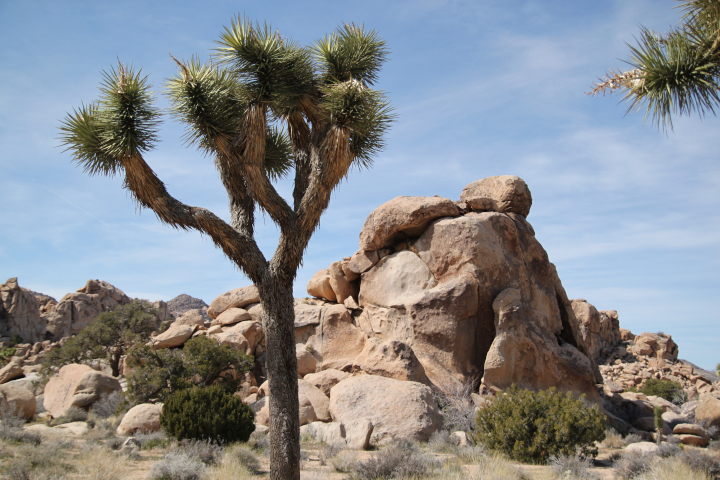
#> input picture Chap04/nature.jpg, 720 x 480 px
$ python graylevel_histogram.py --image nature.jpg
#> lines starting #> are read from the running program, lines starting #| are printed output that depends on the picture
# 필요한 패키지를 import함
from __future__ import print_function
import argparse
import cv2
from matplotlib import pyplot as plt

def histogram(img):
	# 히스토그램 계산
	histg = cv2.calcHist([img], [0], None, [256], [0, 256])

	# 결과 히스토그램 반환
	return histg

if __name__ == '__main__' :
	# 명령행 인자 처리
	ap = argparse.ArgumentParser()
	ap.add_argument('-i', '--image', required = True, \
			help = 'Path to the input image')
	args = vars(ap.parse_args())

	filename = args['image']

	# OpenCV를 사용하여 영상 데이터 로딩
	image = cv2.imread(filename)
#> image is the input picture: shape (480, 720, 3); mean B, G, R 141.6, 137.5, 134.4

	# Grayscale 영상으로 변환
	gray = cv2.cvtColor(image, cv2.COLOR_BGR2GRAY)
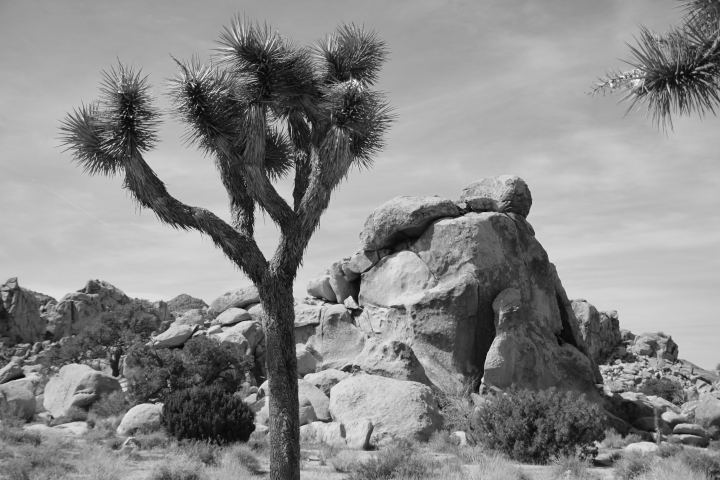
#> gray: shape (480, 720); min 5, max 248, mean 137

	# 히스토그램 계산
	hist = histogram(gray)
#> in histogram, `histg = cv2.calcHist([img], [0], None, [256], [0, 256])`: histg = 256 values, max 5639 at index 194, min 0 at index 0, mean 1350
#> hist has the same summary as histg in histogram

	# 히스토그램 출력
	plt.subplot(1, 2, 1), plt.imshow(gray, 'gray')
	plt.title('image')

	plt.subplot(1, 2, 2)
	plt.plot(hist, color='blue', marker='^', linestyle='solid')
	plt.title('histogram'), plt.xlim([0,256])
	plt.grid(True, color='0.5', linestyle='dashed', linewidth=0.5)

	plt.show()
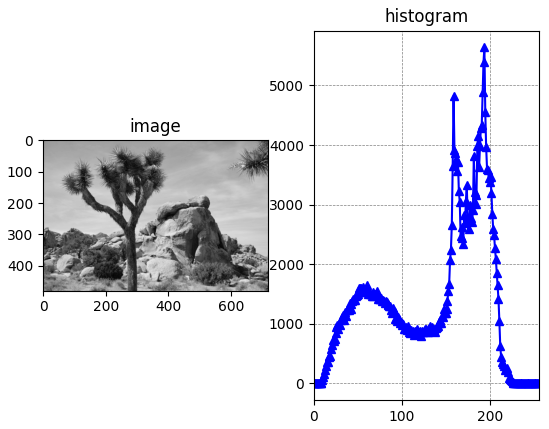
#> figure drawn by matplotlib, 2 panels; panel 2: curve peaks at x = 194, y = 5639
